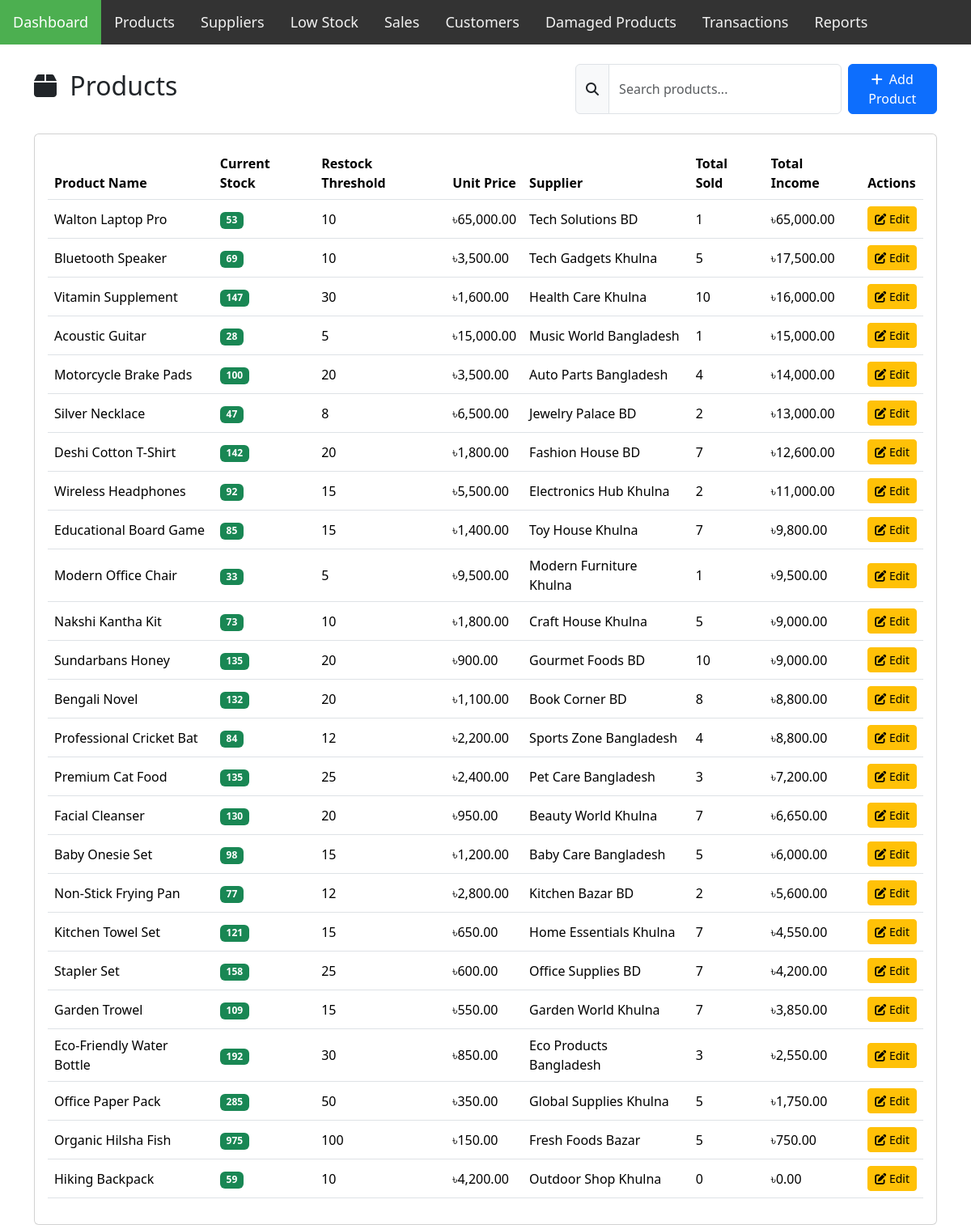
/products.php, run on the app's committed database.
### tables this page shows
CREATE TABLE Product (
    product_id INT PRIMARY KEY AUTO_INCREMENT,
    name VARCHAR(255) NOT NULL,
    company_id INT NOT NULL,
    stock_quantity INT NOT NULL,
    unit_price DECIMAL(10,2) NOT NULL,
    restock_threshold INT,

    FOREIGN KEY (company_id) REFERENCES Company(company_id) ON DELETE CASCADE
);

CREATE TABLE Company (
    company_id INT PRIMARY KEY AUTO_INCREMENT,
    company_name VARCHAR(255) NOT NULL,
    company_phone_number VARCHAR(20),
    company_address VARCHAR(255)
);

### products.php (the view, shortened to what this page needs)
<?php
$database = new Database();
$db = $database->getConnection();
?>
<!DOCTYPE html>
<html lang="en">
<head>
    <link rel="stylesheet" href="assets/style.css">
    <link rel="stylesheet" href="https://cdnjs.cloudflare.com/ajax/libs/font-awesome/6.7.2/css/all.min.css">
    <link href="https://cdn.jsdelivr.net/npm/bootstrap@5.3.5/dist/css/bootstrap.min.css" rel="stylesheet">
    <link href="https://cdn.jsdelivr.net/npm/select2@4.1.0-rc.0/dist/css/select2.min.css" rel="stylesheet" />
    <link href="https://cdn.jsdelivr.net/npm/select2-bootstrap-5-theme@1.3.0/dist/select2-bootstrap-5-theme.min.css" rel="stylesheet" />
</head>
<body>
    <header class="header">
        <?php include 'assets/navbar.php'; ?>
    </header>
    <main class="container mt-4">
        <div class="d-flex justify-content-between align-items-center mb-4">
            <h2>
                <i class="fas fa-box me-2"></i>
                Products
            </h2>
            <div class="d-flex gap-2">
                <div class="input-group">
                    <span class="input-group-text"><i class="fas fa-search"></i></span>
                    <input type="text" id="productSearch" class="form-control" placeholder="Search products...">
                </div>
                <button class="btn btn-primary" data-bs-toggle="modal" data-bs-target="#addProductModal">
                    <i class="fas fa-plus me-2"></i>Add Product
                </button>
            </div>
        </div>
        <div class="card">
            <div class="card-body">
                <div class="table-responsive">
                    <table class="table table-hover align-middle">
                        <thead>
                            <tr>
                                <th>Product Name</th>
                                <th>Current Stock</th>
                                <th>Restock Threshold</th>
                                <th>Unit Price</th>
                                <th>Supplier</th>
                                <th>Total Sold</th>
                                <th>Total Income</th>
                                <th>Actions</th>
                            </tr>
                        </thead>
                        <tbody>
                            <?php
                            try {
                                $query = "SELECT
                                            p.product_id,
                                            p.name as product_name,
                                            p.stock_quantity,
                                            p.unit_price,
                                            p.restock_threshold,
                                            c.company_name,
                                            COALESCE(SUM(sd.quantity), 0) as total_sold,
                                            COALESCE(SUM(sd.quantity * sd.price_per_unit), 0) as total_income
                                        FROM
                                            Product p
                                        JOIN
                                            Company c ON p.company_id = c.company_id
                                        LEFT JOIN
                                            SaleDetail sd ON p.product_id = sd.product_id
                                        GROUP BY
                                            p.product_id, p.name, p.stock_quantity, p.unit_price,
                                            p.restock_threshold, c.company_name
                                        ORDER BY
                                            total_income DESC, p.name";
                                $stmt = $db->prepare($query);
                                $stmt->execute();
                                while ($row = $stmt->fetch(PDO::FETCH_ASSOC)) {
                                    ?>
                                    <tr>
                                        <td><?= htmlspecialchars($row['product_name']) ?></td>
                                        <td>
                                            <span class="badge <?= $row['stock_quantity'] <= $row['restock_threshold'] ? 'bg-warning' : 'bg-success' ?>">
                                                <?= $row['stock_quantity'] ?>
                                            </span>
                                        </td>
                                        <td><?= $row['restock_threshold'] ?></td>
                                        <td>৳<?= number_format($row['unit_price'], 2) ?></td>
                                        <td><?= htmlspecialchars($row['company_name']) ?></td>
                                        <td><?= $row['total_sold'] ?></td>
                                        <td>৳<?= number_format($row['total_income'], 2) ?></td>
                                        <td>
                                            <button class="btn btn-sm btn-warning" onclick="editProduct(<?= $row['product_id'] ?>)">
                                                <i class="fas fa-edit"></i> Edit
                                            </button>
                                        </td>
                                    </tr>
                                    <?php
                                }
                            } catch(PDOException $e) {
                                echo "<tr><td colspan='8' class='text-center text-danger'>Error loading products</td></tr>";
                            }
                            ?>
                        </tbody>
                    </table>
                </div>
            </div>
        </div>
    </main>
</body>
</html>

### data on the page
product: name "Walton Laptop Pro", stock_quantity "53", restock_threshold "10", unit_price "65,000.00", company.company_name "Tech Solutions BD", total_sold "1", total_income "65,000.00"
product: name "Bluetooth Speaker", stock_quantity "69", restock_threshold "10", unit_price "3,500.00", company.company_name "Tech Gadgets Khulna", total_sold "5", total_income "17,500.00"
product: name "Vitamin Supplement", stock_quantity "147", restock_threshold "30", unit_price "1,600.00", company.company_name "Health Care Khulna", total_sold "10", total_income "16,000.00"
product: name "Acoustic Guitar", stock_quantity "28", restock_threshold "5", unit_price "15,000.00", company.company_name "Music World Bangladesh", total_sold "1", total_income "15,000.00"
product: name "Motorcycle Brake Pads", stock_quantity "100", restock_threshold "20", unit_price "3,500.00", company.company_name "Auto Parts Bangladesh", total_sold "4", total_income "14,000.00"
product: name "Silver Necklace", stock_quantity "47", restock_threshold "8", unit_price "6,500.00", company.company_name "Jewelry Palace BD", total_sold "2", total_income "13,000.00"
product: name "Deshi Cotton T-Shirt", stock_quantity "142", restock_threshold "20", unit_price "1,800.00", company.company_name "Fashion House BD", total_sold "7", total_income "12,600.00"
product: name "Wireless Headphones", stock_quantity "92", restock_threshold "15", unit_price "5,500.00", company.company_name "Electronics Hub Khulna", total_sold "2", total_income "11,000.00"
product: name "Educational Board Game", stock_quantity "85", restock_threshold "15", unit_price "1,400.00", company.company_name "Toy House Khulna", total_sold "7", total_income "9,800.00"
product: name "Modern Office Chair", stock_quantity "33", restock_threshold "5", unit_price "9,500.00", company.company_name "Modern Furniture Khulna", total_sold "1", total_income "9,500.00"
product: name "Nakshi Kantha Kit", stock_quantity "73", restock_threshold "10", unit_price "1,800.00", company.company_name "Craft House Khulna", total_sold "5", total_income "9,000.00"
product: name "Sundarbans Honey", stock_quantity "135", restock_threshold "20", unit_price "900.00", company.company_name "Gourmet Foods BD", total_sold "10", total_income "9,000.00"
product: name "Bengali Novel", stock_quantity "132", restock_threshold "20", unit_price "1,100.00", company.company_name "Book Corner BD", total_sold "8", total_income "8,800.00"
product: name "Professional Cricket Bat", stock_quantity "84", restock_threshold "12", unit_price "2,200.00", company.company_name "Sports Zone Bangladesh", total_sold "4", total_income "8,800.00"
product: name "Premium Cat Food", stock_quantity "135", restock_threshold "25", unit_price "2,400.00", company.company_name "Pet Care Bangladesh", total_sold "3", total_income "7,200.00"
product: name "Facial Cleanser", stock_quantity "130", restock_threshold "20", unit_price "950.00", company.company_name "Beauty World Khulna", total_sold "7", total_income "6,650.00"
product: name "Baby Onesie Set", stock_quantity "98", restock_threshold "15", unit_price "1,200.00", company.company_name "Baby Care Bangladesh", total_sold "5", total_income "6,000.00"
product: name "Non-Stick Frying Pan", stock_quantity "77", restock_threshold "12", unit_price "2,800.00", company.company_name "Kitchen Bazar BD", total_sold "2", total_income "5,600.00"
product: name "Kitchen Towel Set", stock_quantity "121", restock_threshold "15", unit_price "650.00", company.company_name "Home Essentials Khulna", total_sold "7", total_income "4,550.00"
product: name "Stapler Set", stock_quantity "158", restock_threshold "25", unit_price "600.00", company.company_name "Office Supplies BD", total_sold "7", total_income "4,200.00"
product: name "Garden Trowel", stock_quantity "109", restock_threshold "15", unit_price "550.00", company.company_name "Garden World Khulna", total_sold "7", total_income "3,850.00"
product: name "Eco-Friendly Water Bottle", stock_quantity "192", restock_threshold "30", unit_price "850.00", company.company_name "Eco Products Bangladesh", total_sold "3", total_income "2,550.00"
product: name "Office Paper Pack", stock_quantity "285", restock_threshold "50", unit_price "350.00", company.company_name "Global Supplies Khulna", total_sold "5", total_income "1,750.00"
product: name "Organic Hilsha Fish", stock_quantity "975", restock_threshold "100", unit_price "150.00", company.company_name "Fresh Foods Bazar", total_sold "5", total_income "750.00"
product: name "Hiking Backpack", stock_quantity "59", restock_threshold "10", unit_price "4,200.00", company.company_name "Outdoor Shop Khulna", total_sold "0", total_income "0.00"
